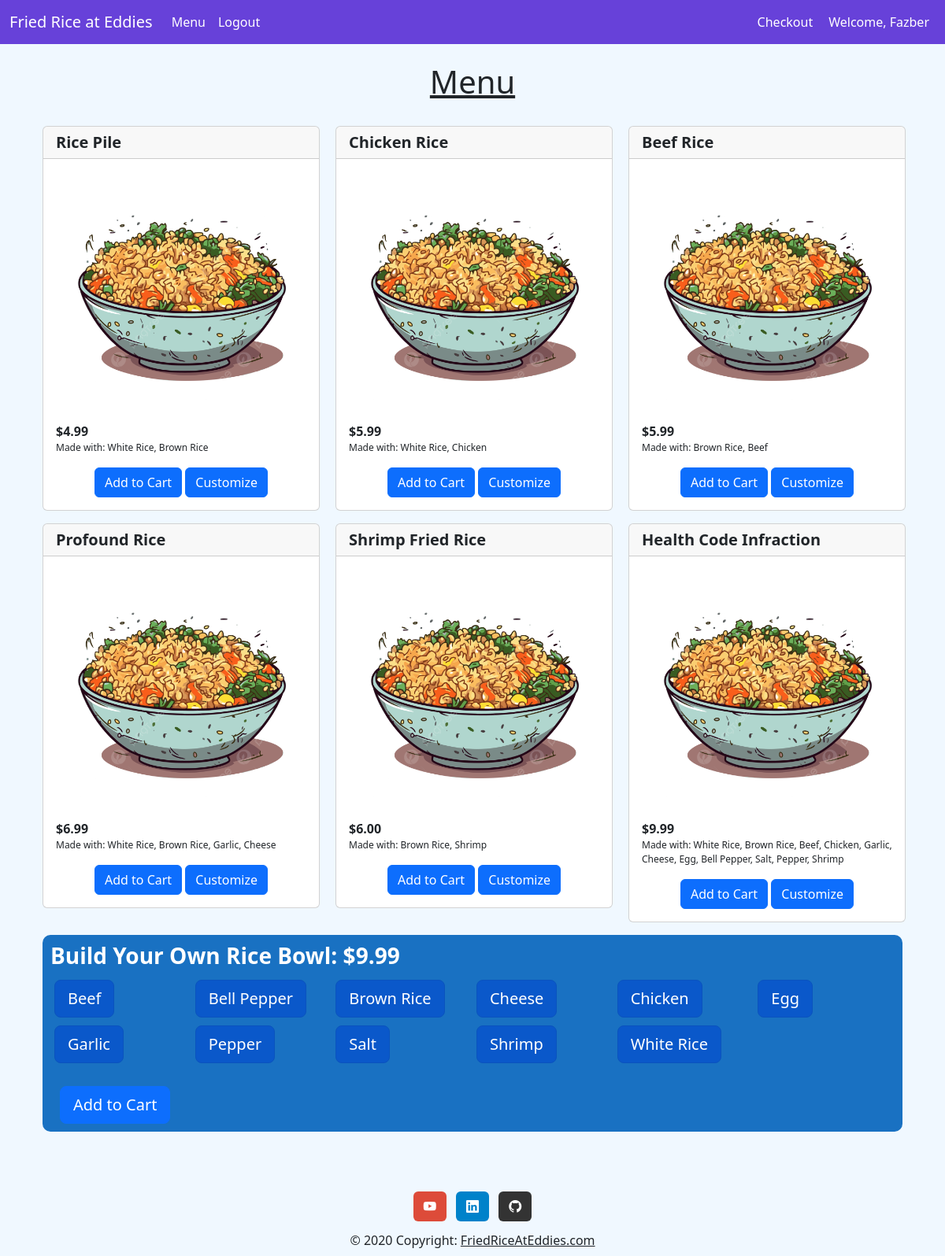
The app's page /menu/ (signed in) with its own data.
### main/models.py (models this page shows, shortened)
class Recipe(models.Model):
    id = models.AutoField(primary_key=True)
    menu_id = models.ForeignKey(Menu, on_delete=models.CASCADE)
    ingredients = models.ManyToManyField(Ingredient)

class Menu(models.Model):
    id = models.AutoField(primary_key=True)
    name = models.CharField(max_length=50)
    price = models.DecimalField(max_digits=6, decimal_places=2)

class Ingredient(models.Model):
    id = models.AutoField(primary_key=True)
    name = models.CharField(max_length=20)

### main/views.py (the view)
# urls.py: path('menu/', views.menu, name='menu'),
def menu(request):
    menu_list = Menu.objects.order_by('name')
    ingr_list = Ingredient.objects.order_by('name')
    recipe_list = Recipe.objects.order_by('menu_id').prefetch_related('ingredients')
    context = {'menu': menu_list, 'ingredients': ingr_list, 'recipes': recipe_list}
    return render(request, 'main/menu.html', context=context)

### main/templates/main/menu.html (shortened to what this page needs)
{% extends 'base.html' %} {% load static %}
  {% block content %}
  <body>
    <br />
    <h1 class="text-center"><u>Menu</u></h1>
    <br />
    <div class="container">
      <div class="row">
        {% if recipes %}
          {% for r in recipes %}
            {% if r.menu_id %}
                <div class="col-sm-4">
                  <div class="card mb-3" style="width: 22rem">
                    <h5 class="card-header"><b>{{r.menu_id.name}}</b></h5>
                    <div class="card-body">
                      <img
                        class="card-img"
                        src="{% static 'main/img/friedrice3.png' %}"
                        alt="friedrice3.png"
                      />
                      <p class="card-text" style="margin:0;"><b>${{r.menu_id.price}}</b></p>
                      {% if r.ingredients %}
                        <p class="card-text" style="font-size:0.75em;">
                          Made with:
                          {% for i in r.ingredients.all %}
                            {{i.name}}{% if not forloop.last %}, {% endif %}
                          {% endfor %}
                        </p>
                      {% endif %}
                      <div class="text-center">
                        <a href="{% url 'add_button' r.menu_id.id %}" class="btn btn-primary">Add to Cart</a>
                        <a onclick="scrollToCustomOrder()" class="btn btn-primary">Customize</a>
                      </div>
                    </div>
                  </div>
                </div>
            {% endif %}
          {% endfor %}
        {% else %}
        <h1>No Menu Items Found.</h1>
        {% endif %}
      </div>
    <div class="custom-order">
      <h3><b>Build Your Own Rice Bowl: $9.99</b></h3>
      <div class="container">
        <div class="row">
          {% if ingredients %}
            {% for i in ingredients %}
              <div class="col-sm-2" style="padding: 5px">
                <label class="btn btn-primary btn-lg" for="btn-check-{{i.name}}">{{i.name}}</label>
              </div>
            {% endfor %}
          {% else %}
          <h1>No Ingredient Items Found.</h1>
          {% endif %}
        </div>
        <div class="row">
          <div class="col-sm-2">
            <br />
            <a href="{% url 'add_custom_to_cart' %}" class="btn btn-primary btn-lg">Add to Cart</a>
          </div>
        </div>
      </div>
    </div>
  </body>
  {% endblock %}

### friedRiceAtEddiesWebsite/templates/navbar.html (shortened to what this page needs)
<nav
  class="navbar navbar-expand-lg navbar-dark"
  style="background-color: #6741d9"
>
  <div class="container-fluid">
    <a class="navbar-brand" href="{% url 'index' %}">Fried Rice at Eddies</a>
    <div class="collapse navbar-collapse" id="navbarNav">
      <ul class="navbar-nav me-auto">
        <li class="nav-item">
          <a class="nav-link active" aria-current="page" href="{% url 'menu' %}"
            >Menu</a
          >
        </li>
        {% if user.is_authenticated %}
        <li class="nav-item">
          <form id="logout-form" method="post" action="{% url 'logout' %}">
            <button
              class="nav-link active btn btn-link"
              aria-current="page"
              type="submit"
            >
              Logout
            </button>
          </form>
        </li>
        {% endif %}
      </ul>
      <ul class="navbar-nav ms-auto d-flex align-items-center">
        <li class="nav-item">
          <a
            class="nav-link active d-flex align-items-center"
            aria-current="page"
            href="{% url 'checkout' %}"
          >
            <span class="me-1">Checkout</span>
          </a>
        </li>
        <li class="nav-item">
          {% if user.is_authenticated %}
          <a class="nav-link active"
            >Welcome, {{ request.user.username|capfirst }}</a
          >
        </li>
        {% else %}
        <li class="nav-item">
          <a class="nav-link active">Welcome, Guest</a>
        </li>
        {% endif %}
      </ul>
    </div>
  </div>
</nav>

### friedRiceAtEddiesWebsite/static/css/styles.css (style rules this page uses)
html, body { background-color: aliceblue; margin: 0; padding: 0; }
.custom-order { border-radius: 10px; padding: 10px; background-color: #1971c2; color: white; }

### records on screen
Recipe: menu_id.name "Rice Pile", menu_id.price "4.99"
Ingredient: name "White Rice"
Ingredient: name "Brown Rice"
Recipe: menu_id.name "Chicken Rice", menu_id.price "5.99"
Ingredient: name "Chicken"
Recipe: menu_id.name "Beef Rice", menu_id.price "5.99"
Ingredient: name "Beef"
Recipe: menu_id.name "Profound Rice", menu_id.price "6.99"
Ingredient: name "Garlic"
Ingredient: name "Cheese"
Recipe: menu_id.name "Shrimp Fried Rice", menu_id.price "6.00"
Ingredient: name "Shrimp"
Recipe: menu_id.name "Health Code Infraction", menu_id.price "9.99"
Ingredient: name "Egg"
Ingredient: name "Bell Pepper"
Ingredient: name "Salt"
Ingredient: name "Pepper"

### other values on screen
{{ request.user.username|capfirst }} "Fazber"
